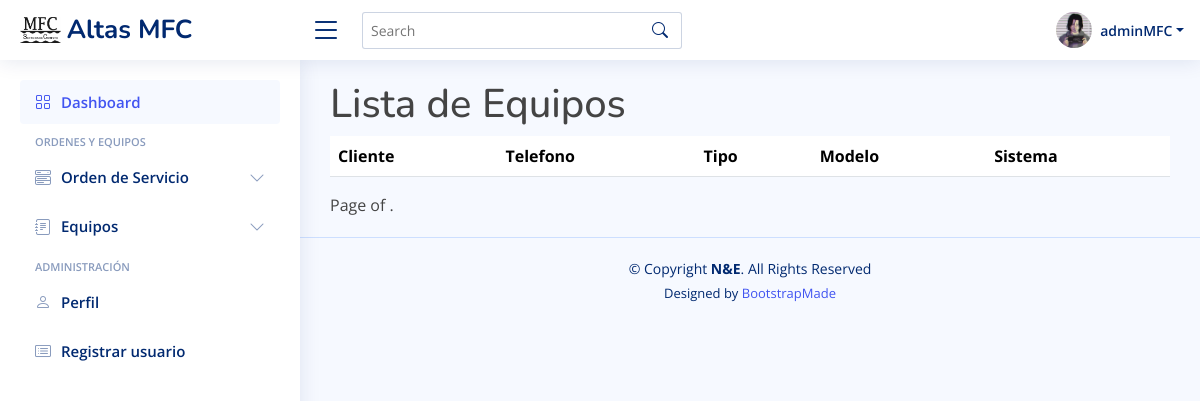
The page /equipos/ (signed in) on the database as committed earlier.
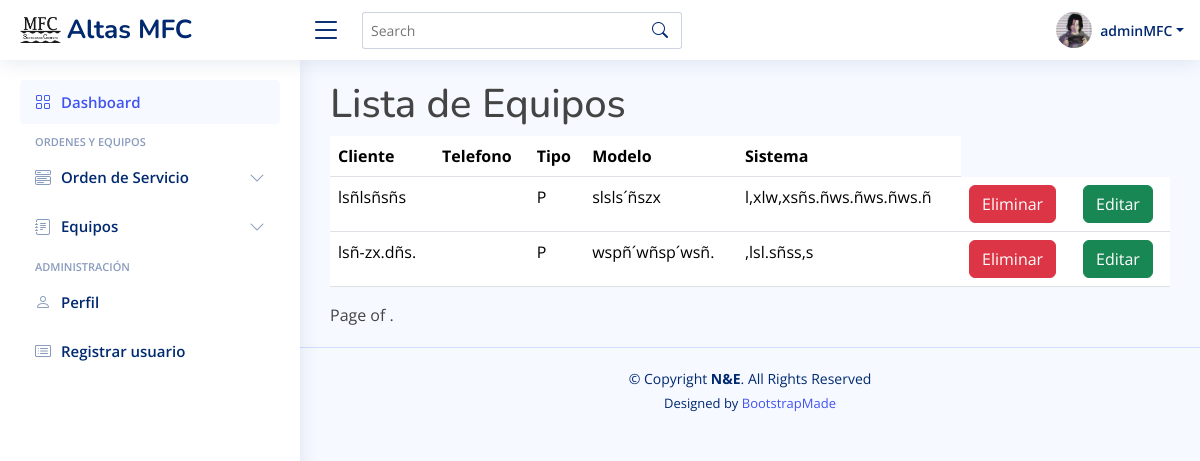
The same page on the database as committed later.
### inicio/models.py (models this page shows, shortened)
class Equipo (models.Model):
    cliente_equipo = models.TextField(max_length=50, null=False)
    telefono_cliente = models.IntegerField(max_length=10, null=False)
    tipo = [
        ('E','Escritorio-CPU'),
        ('P','Portatil'),
        ('A','Alo'),
        ('I','Impresora'),
        ('M','Multifuncional'),
        ('T','Tablet')
    ]
    tipo_equipo = models.CharField(max_length=1, choices= tipo, default='P')
    marca_equipo = models.CharField(max_length=30, null=False)
    modelo_equipo = models.CharField(max_length=30, null=False)
    serial_number = models.CharField(max_length=15, null=False)
    accesorios_equipo = models.TextField(max_length=100)
    contraseña_equipo = models.CharField(max_length=30)
    sistema_operativo = models.TextField(max_length=30, null=False)

### inicio/views.py (the view)
# urls.py: path('equipos/', views.lista_equipos, name='Equipos'),
@login_required
def lista_equipos(request):
    context={
        'equipo': Equipo.objects.all()
    }
    return render(request, 'equipos/lista_equipos.html',context)

### inicio/templates/equipos/lista_equipos.html (shortened to what this page needs)
{% extends 'base.html' %}
{% block contenido %}
<h1>Lista de Equipos</h1>
    <table class="table">
        <thead>
            <tr>
                <th>Cliente</th>
                <th>Telefono</th>
                <th>Tipo</th>
                <th>Modelo</th>
                <th>Sistema</th>
            </tr>
        </thead>
        <tbody>
            {% for equipo in equipo %}
                <tr>
                    <td>{{equipo.cliente_equipo}}</td>
                    <td>{{equipo.telefono}}</td>
                    <td>{{equipo.tipo_equipo}}</td>
                    <td>{{equipo.modelo_equipo}}</td>
                    <td>{{equipo.sistema_operativo}}</td>
                    <td><a class="btn btn-danger" href="#">Eliminar</a></td>
                    <td><a class="btn btn-success" href="#">Editar</a></td>
                </tr>
            {% endfor %}
        </tbody>
    </table>
    <div class="pagination">
        <span class="step-links">
            <span class="current">
                Page {{ page_obj.number }} of {{ page_obj.paginator.num_pages }}.
            </span>
        </span>
    </div>
{% endblock contenido %}

### inicio/templates/base.html (shortened to what this page needs)
{% load static %}
<!DOCTYPE html>
<html lang="en">
<head>
  <link href="{% static 'vendor/bootstrap/css/bootstrap.min.css' %}" rel="stylesheet">
  <link href="{% static 'vendor/bootstrap-icons/bootstrap-icons.css' %}" rel="stylesheet">
  <link href="{% static 'vendor/boxicons/css/boxicons.min.css' %}" rel="stylesheet">
  <link href="{% static 'vendor/quill/quill.snow.css' %}" rel="stylesheet">
  <link href="{% static 'vendor/quill/quill.bubble.css' %}" rel="stylesheet">
  <link href="{% static 'vendor/remixicon/remixicon.css' %}" rel="stylesheet">
  <link href="{% static 'vendor/simple-datatables/style.css' %}" rel="stylesheet">
  <link href="{% static 'css/style.css' %}" rel="stylesheet">
</head>
<body>
  <header id="header" class="header fixed-top d-flex align-items-center">
    <div class="d-flex align-items-center justify-content-between">
      <a href="index.html" class="logo d-flex align-items-center">
        <img src="{% static 'img/logo-mfc.png' %}" alt="">
        <span class="d-none d-lg-block">Altas MFC</span>
      </a>
      <i class="bi bi-list toggle-sidebar-btn"></i>
    </div>
    <div class="search-bar">
      <form class="search-form d-flex align-items-center" method="POST" action="#">
        <input type="text" name="query" placeholder="Search" title="Enter search keyword">
        <button type="submit" title="Search"><i class="bi bi-search"></i></button>
      </form>
    </div>
    <nav class="header-nav ms-auto">
      <ul class="d-flex align-items-center">
        <li class="nav-item dropdown pe-3">
          <a class="nav-link nav-profile d-flex align-items-center pe-0" href="#" data-bs-toggle="dropdown">
            <img src="{% static 'img/perfil-prueba.jpg' %}" alt="foto-perfil" class="rounded-circle">
            <span class="d-none d-md-block dropdown-toggle ps-2">{{user}}</span>
          </a>
        </li>
      </ul>
    </nav>
  </header>
  <aside id="sidebar" class="sidebar">
    <ul class="sidebar-nav" id="sidebar-nav">
      <li class="nav-item">
        <a class="nav-link " href="index.html">
          <i class="bi bi-grid"></i>
          <span>Dashboard</span>
        </a>
      </li>
      <li class="nav-heading">Ordenes y Equipos</li>
      <li class="nav-item">
        <a class="nav-link collapsed" data-bs-target="#components-nav" data-bs-toggle="collapse" href="#">
          <i class="bi bi-menu-button-wide"></i><span>Orden de Servicio</span><i class="bi bi-chevron-down ms-auto"></i>
        </a>
      </li>
      <li class="nav-item">
        <a class="nav-link collapsed" data-bs-target="#forms-nav" data-bs-toggle="collapse" href="#">
          <i class="bi bi-journal-text"></i><span>Equipos</span><i class="bi bi-chevron-down ms-auto"></i>
        </a>
      </li>
      <li class="nav-heading">Administración</li>
      <li class="nav-item">
        <a class="nav-link collapsed" href="users-profile.html">
          <i class="bi bi-person"></i>
          <span>Perfil</span>
        </a>
      </li>
      <li class="nav-item">
        <a class="nav-link collapsed" href="{% url 'Registrar' %}">
          <i class="bi bi-card-list"></i>
          <span>Registrar usuario</span>
        </a>
      </li>
    </ul>
  </aside>
  <main id="main" class="main">
    {% block contenido %}
    {% endblock contenido %}
  </main>
  <footer id="footer" class="footer">
    <div class="copyright">
      &copy; Copyright <strong><span>N&amp;E</span></strong>. All Rights Reserved
    </div>
    <div class="credits">
      Designed by <a href="https://bootstrapmade.com/">BootstrapMade</a>
    </div>
  </footer>
</body>
</html>

### static/css/style.css (style rules this page uses)
:root { scroll-behavior: smooth; }
body { font-family: "Open Sans", sans-serif; background: #f6f9ff; color: #444444; }
a { color: #4154f1; text-decoration: none; }
h1, h2, h3, h4, h5, h6 { font-family: "Nunito", sans-serif; }
#main { margin-top: 60px; padding: 20px 30px; transition: all 0.3s; }
.logo { line-height: 1; }
@media (min-width: 1200px) { .logo { width: 280px; } }
.logo img { max-height: 26px; margin-right: 6px; }
.logo span { font-size: 26px; font-weight: 700; color: #012970; font-family: "Nunito", sans-serif; }
.header { transition: all 0.5s; z-index: 997; height: 60px; box-shadow: 0px 2px 20px rgba(1, 41, 112, 0.1); background-color: #fff; padding-left: 20px; }
.header .toggle-sidebar-btn { font-size: 32px; padding-left: 10px; cursor: pointer; color: #012970; }
.header .search-bar { min-width: 360px; padding: 0 20px; }
.header .search-form { width: 100%; }
.header .search-form input { border: 0; font-size: 14px; color: #012970; border: 1px solid rgba(1, 41, 112, 0.2); padding: 7px 38px 7px 8px; border-radius: 3px; transition: 0.3s; width: 100%; }
.header .search-form button { border: 0; padding: 0; margin-left: -30px; background: none; }
.header .search-form button i { color: #012970; }
.header-nav ul { list-style: none; }
.header-nav>ul { margin: 0; padding: 0; }
.header-nav .nav-profile { color: #012970; }
.header-nav .nav-profile img { max-height: 36px; }
.header-nav .nav-profile span { font-size: 14px; font-weight: 600; }
.sidebar { position: fixed; top: 60px; left: 0; bottom: 0; width: 300px; z-index: 996; transition: all 0.3s; padding: 20px; overflow-y: auto; scrollbar-width: thin; scrollbar-color: #aab7cf transparent; box-shadow: 0px 0px 20px rgba(1, 41, 112, 0.1); background-color: #fff; }
@media (min-width: 1200px) { #main, #footer { margin-left: 300px; } }
.sidebar-nav { padding: 0; margin: 0; list-style: none; }
.sidebar-nav li { padding: 0; margin: 0; list-style: none; }
.sidebar-nav .nav-item { margin-bottom: 5px; }
.sidebar-nav .nav-heading { font-size: 11px; text-transform: uppercase; color: #899bbd; font-weight: 600; margin: 10px 0 5px 15px; }
.sidebar-nav .nav-link { display: flex; align-items: center; font-size: 15px; font-weight: 600; color: #4154f1; transition: 0.3; background: #f6f9ff; padding: 10px 15px; border-radius: 4px; }
.sidebar-nav .nav-link i { font-size: 16px; margin-right: 10px; color: #4154f1; }
.sidebar-nav .nav-link.collapsed { color: #012970; background: #fff; }
.sidebar-nav .nav-link.collapsed i { color: #899bbd; }
.sidebar-nav .nav-link .bi-chevron-down { margin-right: 0; transition: transform 0.2s ease-in-out; }
.footer { padding: 20px 0; font-size: 14px; transition: all 0.3s; border-top: 1px solid #cddfff; }
.footer .copyright { text-align: center; color: #012970; }
.footer .credits { padding-top: 5px; text-align: center; font-size: 13px; color: #012970; }

Rows that differ between the two databases and show on the page:
added Equipo: cliente_equipo "lsñlsñsñs", tipo_equipo "P", modelo_equipo "slsls´ñszx", sistema_operativo "l,xlw,xsñs.ñws.ñws.ñws.ñ"
added Equipo: cliente_equipo "lsñ-zx.dñs.", tipo_equipo "P", modelo_equipo "wspñ´wñsp´wsñ.", sistema_operativo ",lsl.sñss,s"
